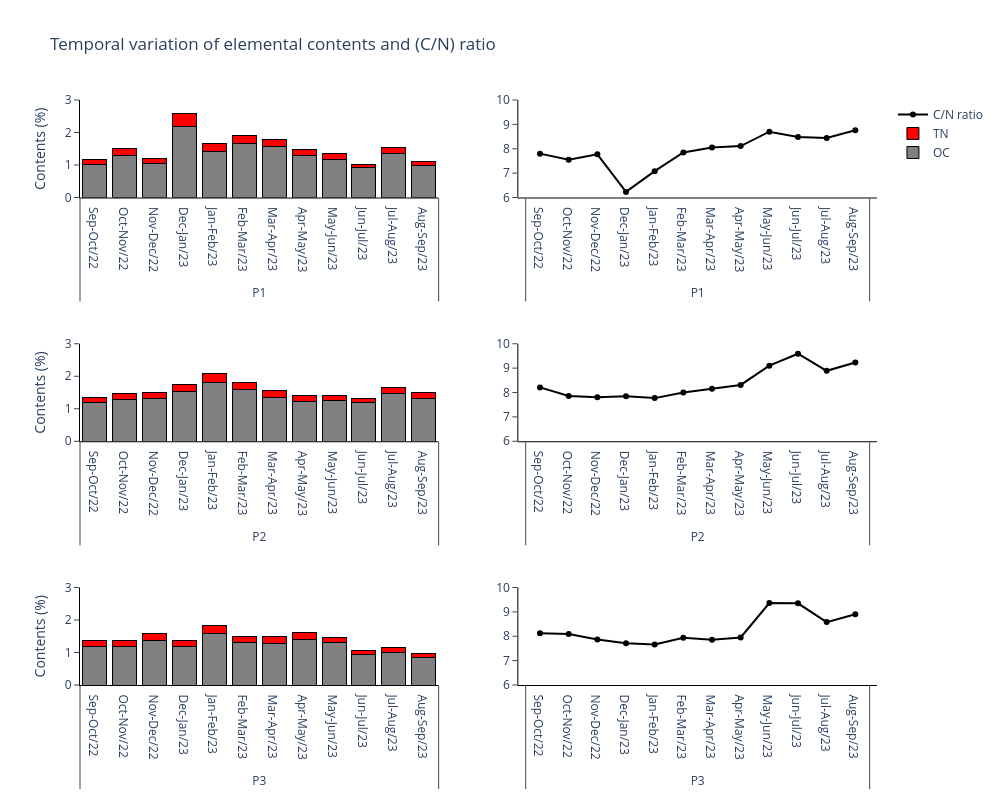

The notebook cell saved with this chart:
### Markdown cell above
<h4 style='text-align: justify; color: black;'><u>Figure 4</u> - Time series of total nitrogen (TN), organic carbon (OC) and carbon-to-nitrogen stoichiometric ratio in trapped sediments collected at Tamandaré Reef Complex between September 2022 and September 2023. </h4>

### Code cell
elemental_contents(p1, p2, p3)

### Figure 1 — Plotly figure (JSON) as saved in the notebook; plotly's stock layout.template omitted (floating-point values rounded to 4 significant figures)
{"data": [{"marker": {"color": "gray", "line": {"color": "rgb(0,0,0)", "width": 1}}, "name": "OC", "orientation": "v", "type": "bar", "x": [["P1", "P1", "P1", "P1", "P1", "P1", "P1", "P1", "P1", "P1", "P1", "P1"], ["Sep-Oct/22", "Oct-Nov/22", "Nov-Dec/22", "Dec-Jan/23", "Jan-Feb/23", "Feb-Mar/23", "Mar-Apr/23", "Apr-May/23", "May-Jun/23", "Jun-Jul/23", "Jul-Aug/23", "Aug-Sep/23"]], "xaxis": "x", "y": [1.02, 1.3, 1.05, 2.17, 1.43, 1.66, 1.56, 1.29, 1.18, 0.91, 1.34, 0.98], "yaxis": "y"}, {"marker": {"color": "red", "line": {"color": "rgb(0,0,0)", "width": 1}}, "name": "TN", "orientation": "v", "type": "bar", "x": [["P1", "P1", "P1", "P1", "P1", "P1", "P1", "P1", "P1", "P1", "P1", "P1"], ["Sep-Oct/22", "Oct-Nov/22", "Nov-Dec/22", "Dec-Jan/23", "Jan-Feb/23", "Feb-Mar/23", "Mar-Apr/23", "Apr-May/23", "May-Jun/23", "Jun-Jul/23", "Jul-Aug/23", "Aug-Sep/23"]], "xaxis": "x", "y": [0.15, 0.2, 0.16, 0.41, 0.24, 0.25, 0.22, 0.19, 0.16, 0.12, 0.19, 0.13], "yaxis": "y"}, {"marker": {"color": "gray", "line": {"color": "rgb(0,0,0)", "width": 1}}, "orientation": "v", "showlegend": false, "type": "bar", "x": [["P2", "P2", "P2", "P2", "P2", "P2", "P2", "P2", "P2", "P2", "P2", "P2"], ["Sep-Oct/22", "Oct-Nov/22", "Nov-Dec/22", "Dec-Jan/23", "Jan-Feb/23", "Feb-Mar/23", "Mar-Apr/23", "Apr-May/23", "May-Jun/23", "Jun-Jul/23", "Jul-Aug/23", "Aug-Sep/23"]], "xaxis": "x3", "y": [1.19, 1.27, 1.31, 1.53, 1.8, 1.59, 1.36, 1.23, 1.25, 1.19, 1.46, 1.32], "yaxis": "y3"}, {"marker": {"color": "red", "line": {"color": "rgb(0,0,0)", "width": 1}}, "orientation": "v", "showlegend": false, "type": "bar", "x": [["P2", "P2", "P2", "P2", "P2", "P2", "P2", "P2", "P2", "P2", "P2", "P2"], ["Sep-Oct/22", "Oct-Nov/22", "Nov-Dec/22", "Dec-Jan/23", "Jan-Feb/23", "Feb-Mar/23", "Mar-Apr/23", "Apr-May/23", "May-Jun/23", "Jun-Jul/23", "Jul-Aug/23", "Aug-Sep/23"]], "xaxis": "x3", "y": [0.17, 0.19, 0.2, 0.23, 0.27, 0.23, 0.19, 0.17, 0.16, 0.14, 0.19, 0.17], "yaxis": "y3"}, {"marker": {"color": "gray", "line": {"color": "rgb(0,0,0)", "width": 1}}, "orientation": "v", "showlegend": false, "type": "bar", "x": [["P3", "P3", "P3", "P3", "P3", "P3", "P3", "P3", "P3", "P3", "P3", "P3"], ["Sep-Oct/22", "Oct-Nov/22", "Nov-Dec/22", "Dec-Jan/23", "Jan-Feb/23", "Feb-Mar/23", "Mar-Apr/23", "Apr-May/23", "May-Jun/23", "Jun-Jul/23", "Jul-Aug/23", "Aug-Sep/23"]], "xaxis": "x5", "y": [1.19, 1.19, 1.38, 1.19, 1.6, 1.31, 1.29, 1.4, 1.31, 0.94, 1.01, 0.86], "yaxis": "y5"}, {"marker": {"color": "red", "line": {"color": "rgb(0,0,0)", "width": 1}}, "orientation": "v", "showlegend": false, "type": "bar", "x": [["P3", "P3", "P3", "P3", "P3", "P3", "P3", "P3", "P3", "P3", "P3", "P3"], ["Sep-Oct/22", "Oct-Nov/22", "Nov-Dec/22", "Dec-Jan/23", "Jan-Feb/23", "Feb-Mar/23", "Mar-Apr/23", "Apr-May/23", "May-Jun/23", "Jun-Jul/23", "Jul-Aug/23", "Aug-Sep/23"]], "xaxis": "x5", "y": [0.17, 0.17, 0.2, 0.18, 0.24, 0.19, 0.19, 0.21, 0.16, 0.12, 0.14, 0.11], "yaxis": "y5"}, {"line": {"color": "#000000"}, "mode": "lines+markers", "name": "C/N ratio", "showlegend": false, "type": "scatter", "x": [["P1", "P1", "P1", "P1", "P1", "P1", "P1", "P1", "P1", "P1", "P1", "P1"], ["Sep-Oct/22", "Oct-Nov/22", "Nov-Dec/22", "Dec-Jan/23", "Jan-Feb/23", "Feb-Mar/23", "Mar-Apr/23", "Apr-May/23", "May-Jun/23", "Jun-Jul/23", "Jul-Aug/23", "Aug-Sep/23"]], "xaxis": "x2", "y": [7.8, 7.55, 7.77, 6.23, 7.08, 7.85, 8.05, 8.11, 8.7, 8.48, 8.44, 8.76], "yaxis": "y2"}, {"line": {"color": "#000000"}, "mode": "lines+markers", "name": "C/N ratio", "showlegend": false, "type": "scatter", "x": [["P2", "P2", "P2", "P2", "P2", "P2", "P2", "P2", "P2", "P2", "P2", "P2"], ["Sep-Oct/22", "Oct-Nov/22", "Nov-Dec/22", "Dec-Jan/23", "Jan-Feb/23", "Feb-Mar/23", "Mar-Apr/23", "Apr-May/23", "May-Jun/23", "Jun-Jul/23", "Jul-Aug/23", "Aug-Sep/23"]], "xaxis": "x4", "y": [8.21, 7.86, 7.81, 7.85, 7.77, 8.0, 8.15, 8.31, 9.1, 9.59, 8.89, 9.23], "yaxis": "y4"}, {"line": {"color": "#000000"}, "mode": "lines+markers", "name": "C/N ratio", "showlegend": true, "type": "scatter", "x": [["P3", "P3", "P3", "P3", "P3", "P3", "P3", "P3", "P3", "P3", "P3", "P3"], ["Sep-Oct/22", "Oct-Nov/22", "Nov-Dec/22", "Dec-Jan/23", "Jan-Feb/23", "Feb-Mar/23", "Mar-Apr/23", "Apr-May/23", "May-Jun/23", "Jun-Jul/23", "Jul-Aug/23", "Aug-Sep/23"]], "xaxis": "x6", "y": [8.12, 8.09, 7.87, 7.71, 7.66, 7.94, 7.86, 7.95, 9.36, 9.35, 8.58, 8.9], "yaxis": "y6"}], "layout": {"barmode": "stack", "height": 800, "plot_bgcolor": "white", "title": {"text": "Temporal variation of elemental contents and (C/N) ratio"}, "width": 1000, "xaxis": {"anchor": "y", "domain": [0, 0.45], "linecolor": "black"}, "xaxis2": {"anchor": "y2", "domain": [0.55, 1], "linecolor": "black"}, "xaxis3": {"anchor": "y3", "domain": [0, 0.45], "linecolor": "black"}, "xaxis4": {"anchor": "y4", "domain": [0.55, 1], "linecolor": "black"}, "xaxis5": {"anchor": "y5", "domain": [0, 0.45], "linecolor": "black"}, "xaxis6": {"anchor": "y6", "domain": [0.55, 1], "linecolor": "black"}, "yaxis": {"anchor": "x", "domain": [0.8333, 1.0], "linecolor": "black", "range": [0, 3], "ticks": "outside", "title": {"text": "Contents (%)"}}, "yaxis2": {"anchor": "x2", "domain": [0.8333, 1.0], "linecolor": "black", "range": [6, 10], "ticks": "outside"}, "yaxis3": {"anchor": "x3", "domain": [0.4167, 0.5833], "linecolor": "black", "range": [0, 3], "ticks": "outside", "title": {"text": "Contents (%)"}}, "yaxis4": {"anchor": "x4", "domain": [0.4167, 0.5833], "linecolor": "black", "range": [6, 10], "ticks": "outside"}, "yaxis5": {"anchor": "x5", "domain": [0, 0.1667], "linecolor": "black", "range": [0, 3], "ticks": "outside", "title": {"text": "Contents (%)"}}, "yaxis6": {"anchor": "x6", "domain": [0, 0.1667], "linecolor": "black", "range": [6, 10], "ticks": "outside"}}}
